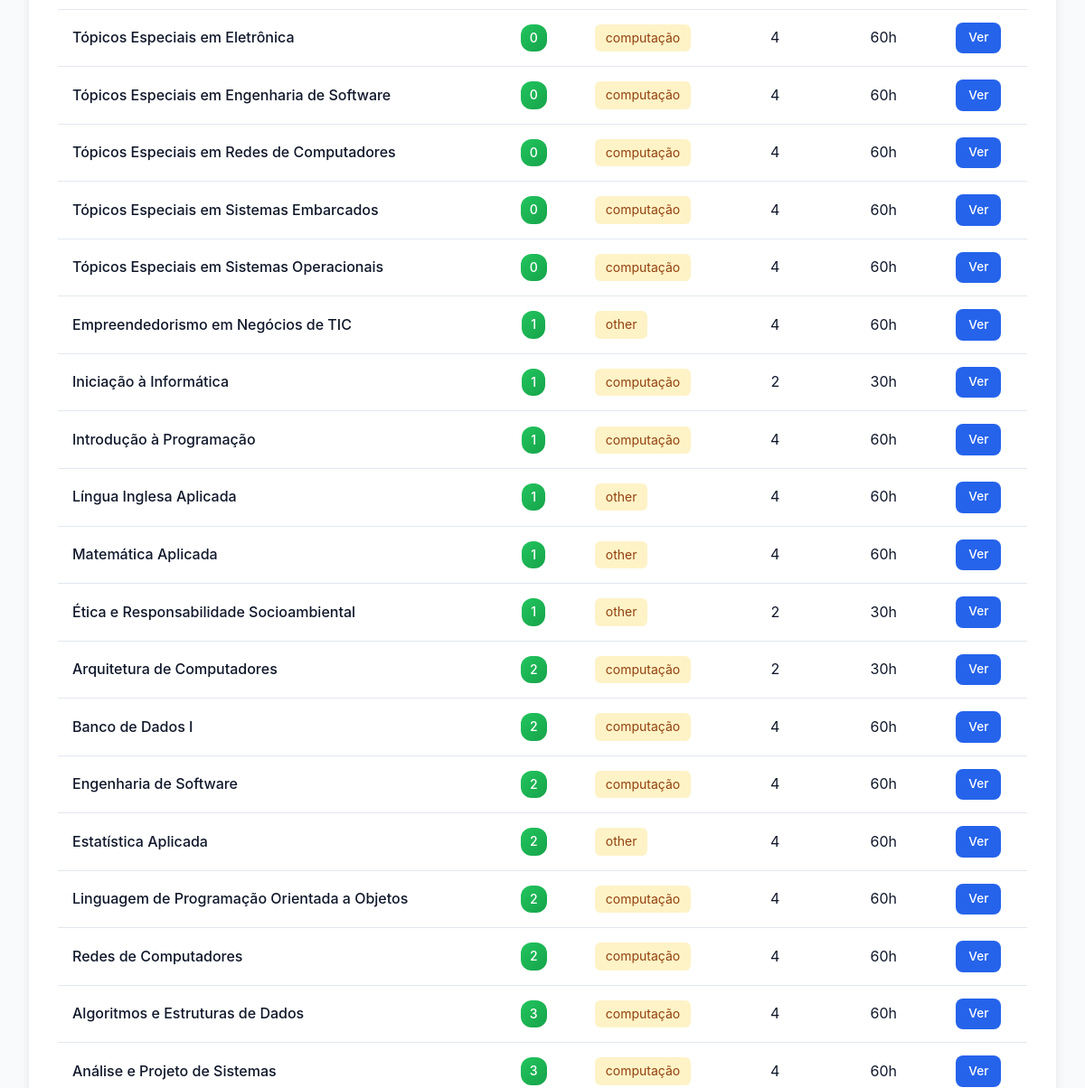
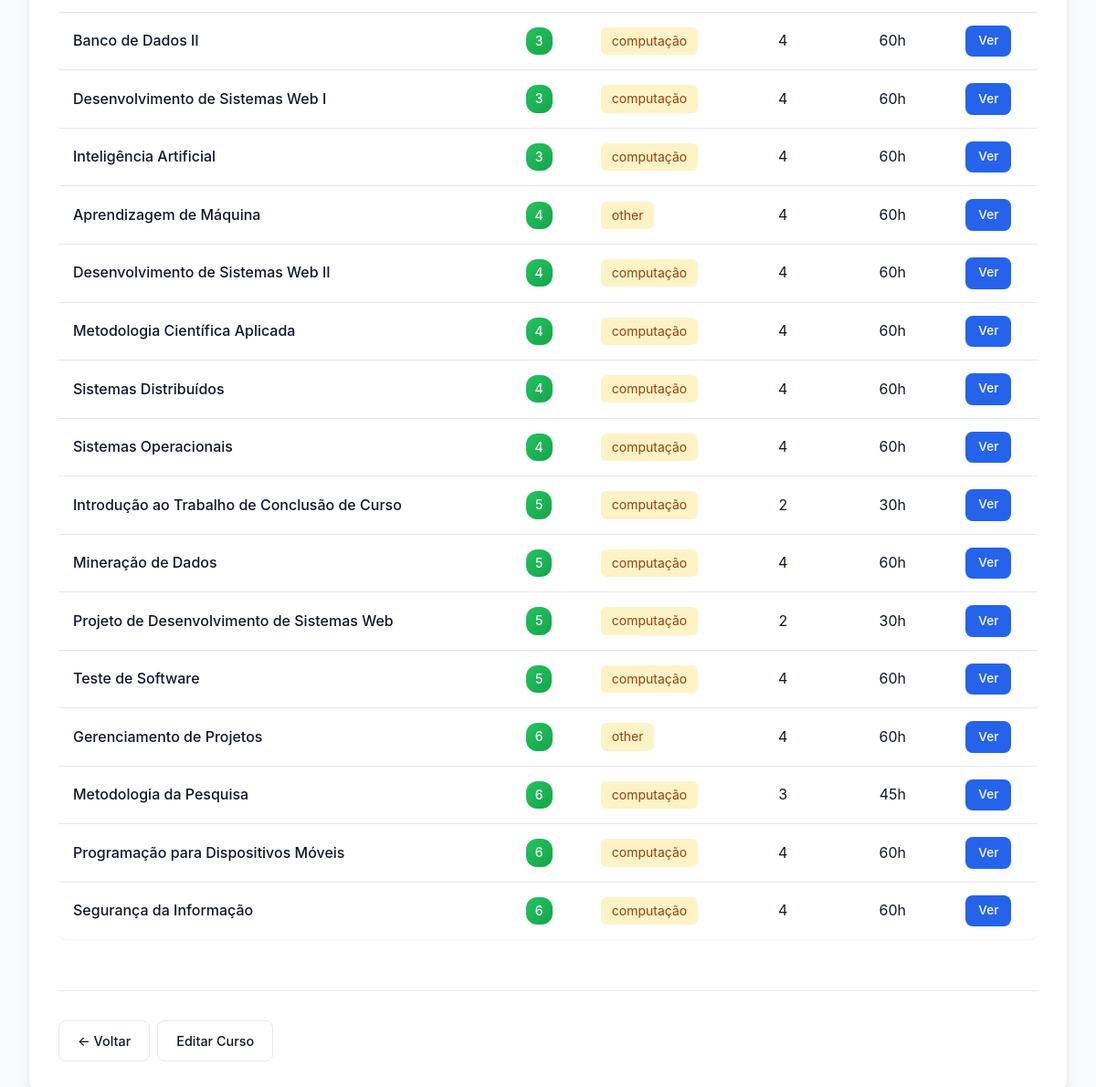
The page /courses/course/4/ (lower part) on the database as committed earlier (2 pictures, top to bottom).
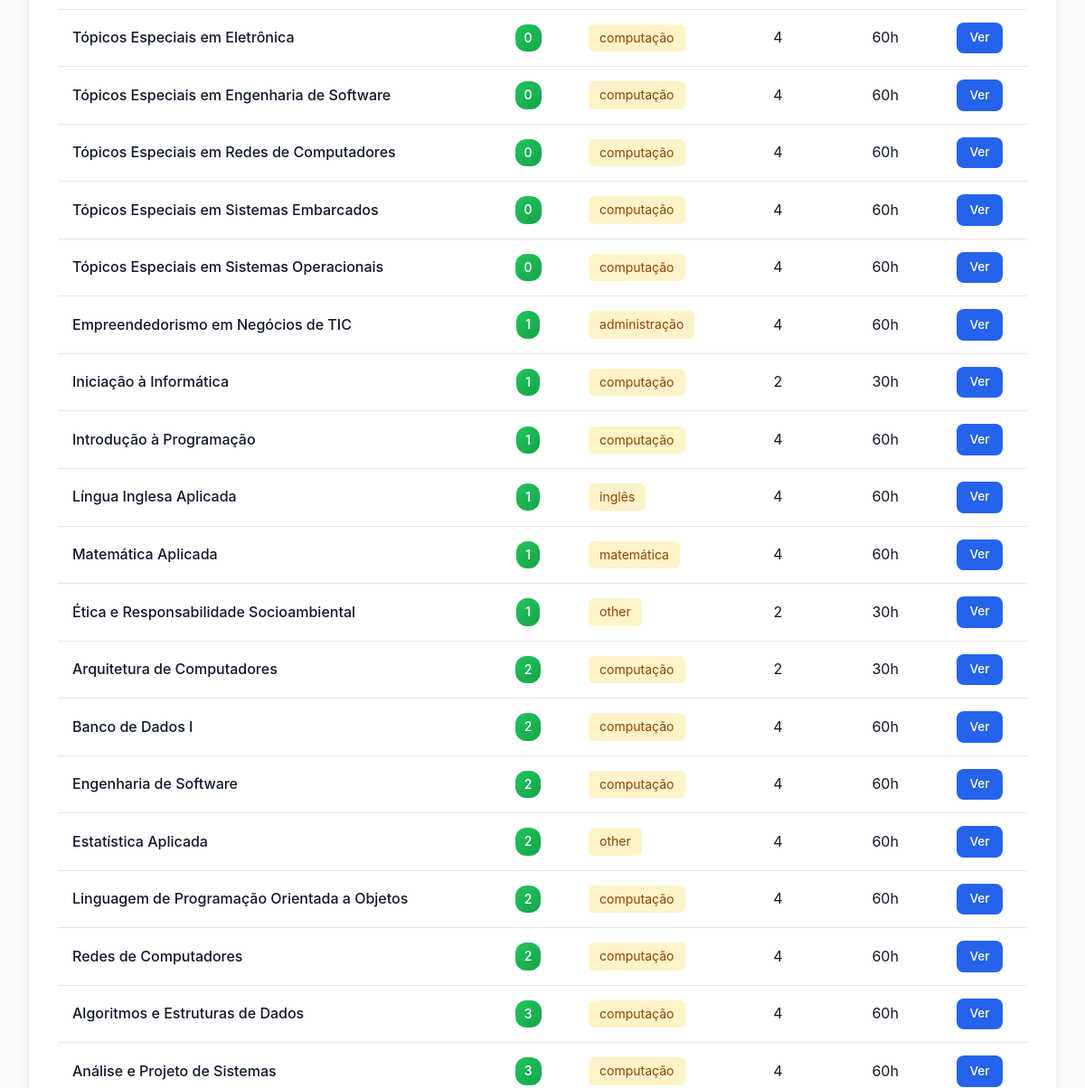
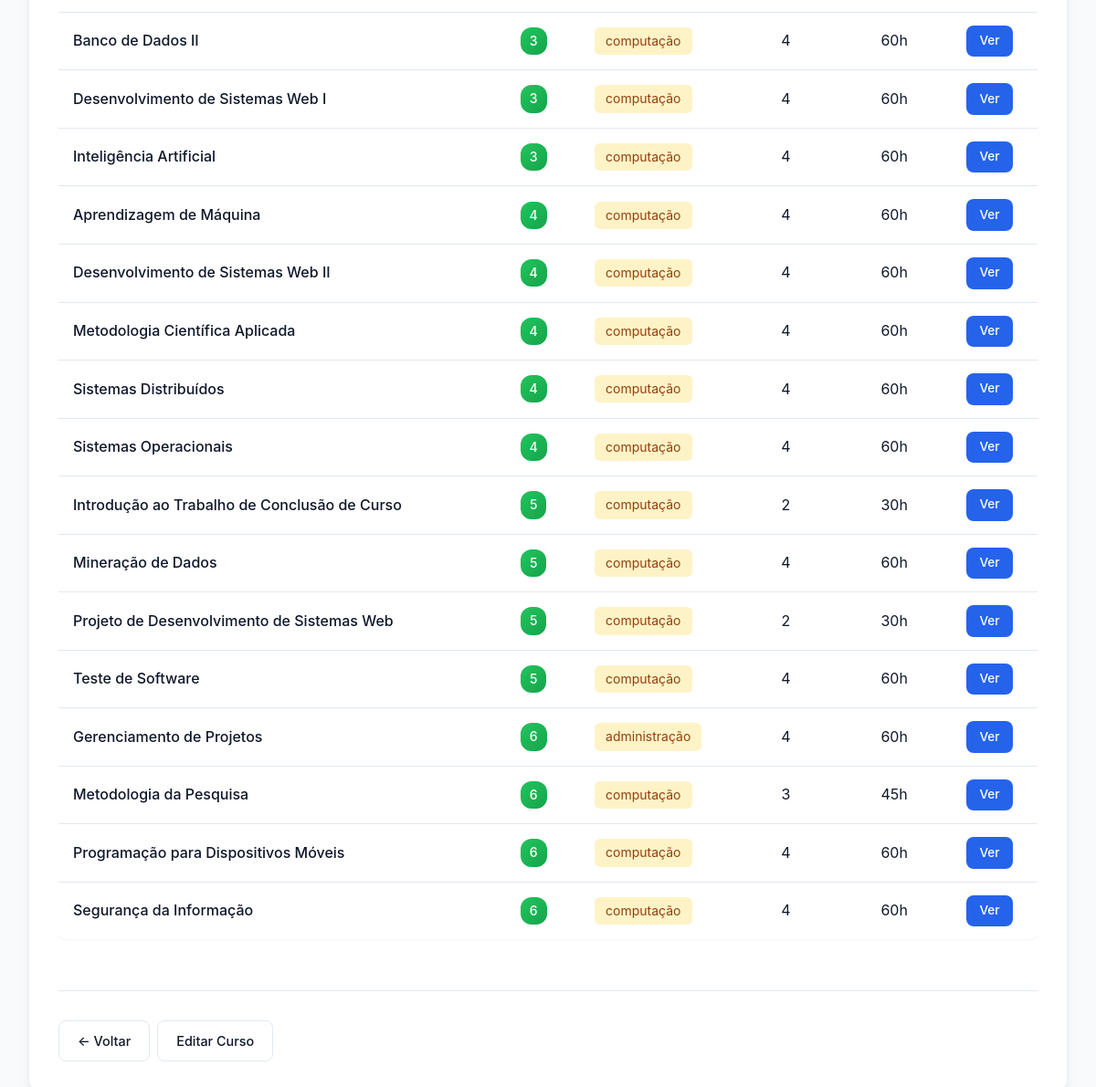
The same page on the database as committed later (2 pictures, top to bottom).
### courses/models.py (models this page shows, shortened)
class Discipline(models.Model):
    PERIOD_FIRST_SEMESTER = "1"
    PERIOD_SECOND_SEMESTER = "2"
    PERIOD_FIRST_YEAR = "year_1"
    PERIOD_SECOND_YEAR = "year_2"
    PERIOD_THIRD_YEAR = "year_3"
    PERIOD_FOURTH_YEAR = "year_4"
    PERIOD_FIFTH_YEAR = "year_5"
    SEMESTER_PERIODS = [
        (PERIOD_FIRST_SEMESTER, "1st Semester"),
        (PERIOD_SECOND_SEMESTER, "2nd Semester"),
    ]
    YEARLY_PERIODS = [
        (PERIOD_FIRST_YEAR, "1st Year"),
        (PERIOD_SECOND_YEAR, "2nd Year"),
        (PERIOD_THIRD_YEAR, "3rd Year"),
        (PERIOD_FOURTH_YEAR, "4th Year"),
        (PERIOD_FIFTH_YEAR, "5th Year"),
    ]
    course = models.ForeignKey(
        Course,
        on_delete=models.CASCADE,
        related_name="disciplines",
        verbose_name="Course",
    )
    name = models.CharField(max_length=200, verbose_name="Discipline Name")
    period = models.CharField(
        max_length=20,
        verbose_name="Period",
        help_text="Semester or year when the discipline is offered",
    )
    main_area = models.CharField(
        max_length=200,
        verbose_name="Main Area",
        help_text="Main knowledge area to be matched with professors",
    )
    description = models.TextField(
        blank=True,
        verbose_name="Discipline Description",
        help_text="Description of the discipline to be used for effort calculation",
    )
    credits = models.PositiveIntegerField(
        default=0, verbose_name="Credits", help_text="Number of credits"
    )
    ch_aula = models.PositiveIntegerField(
        default=0,
        verbose_name="CH Aula",
        help_text="Classroom hours (carga horária aula)",
    )
    ch_relogio = models.PositiveIntegerField(
        default=0,
        verbose_name="CH Relógio",
        help_text="Clock hours (carga horária relógio)",
    )
    pre_requisito = models.CharField(
        max_length=500,
        blank=True,
        verbose_name="Prerequisite",
        help_text="Prerequisite discipline(s)",
    )
    co_requisito = models.CharField(
        max_length=500,
        blank=True,
        verbose_name="Co-requisite",
        help_text="Co-requisite discipline(s)",
    )
    is_elective = models.BooleanField(
        default=False,
        verbose_name="Optativa",
        help_text="Indicates if the discipline is elective",
    )
    available_periods = models.CharField(
        max_length=50,
        blank=True,
        verbose_name="Available Periods",
        help_text="Periods when elective can be taken (e.g., '5,6' for periods 5 and 6)",
    )
    created_at = models.DateTimeField(auto_now_add=True)
    updated_at = models.DateTimeField(auto_now=True)
    class Meta:
        ordering = ["course", "period", "name"]
        verbose_name = "Discipline"
        verbose_name_plural = "Disciplines"

### courses/views.py (the view)
# urls.py: path('course/<int:pk>/', views.CourseDetailView.as_view(), name='course_detail'),
class CourseDetailView(DetailView):
    model = Course
    template_name = 'courses/course_detail.html'
    context_object_name = 'course'
    def get_context_data(self, **kwargs):
        context = super().get_context_data(**kwargs)
        context['disciplines'] = self.object.disciplines.all()
        return context

### courses/templates/courses/course_detail.html (shortened to what this page needs)
{% extends "courses/base.html" %}
{% block content %}
<div class="disciplines-section">
    {% if disciplines %}
        <div class="table-container">
            <table>
                <tbody>
                    {% for discipline in disciplines %}
                    <tr>
                        <td class="discipline-name">
                            <a href="{% url 'courses:discipline_detail' discipline.pk %}">{{ discipline.name }}</a>
                        </td>
                        <td class="text-center"><span class="period-badge">{{ discipline.period }}</span></td>
                        <td><span class="area-tag">{{ discipline.main_area }}</span></td>
                        <td class="text-center">{{ discipline.credits }}</td>
                        <td class="text-center">{{ discipline.ch_relogio }}h</td>
                        <td>
                            <a href="{% url 'courses:discipline_detail' discipline.pk %}" class="btn btn-primary btn-sm">Ver</a>
                        </td>
                    </tr>
                    {% endfor %}
                </tbody>
            </table>
        </div>
    {% else %}
        <div class="empty-state">
            <p>Nenhuma disciplina cadastrada neste curso.</p>
            <a href="/admin/courses/discipline/add/?course={{ course.pk }}" class="btn btn-primary">Adicionar Primeira Disciplina</a>
        </div>
    {% endif %}
</div>
<div class="action-buttons">
    <a href="{% url 'courses:course_list' %}" class="btn btn-secondary">← Voltar</a>
    <a href="/admin/courses/course/{{ course.pk }}/change/" class="btn btn-secondary">Editar Curso</a>
</div>
{% endblock %}

Rows that differ between the two databases and show on the page:
changed Discipline "Empreendedorismo em Negócios de TIC": main_area "other" → "administração"
changed Discipline "Língua Inglesa Aplicada": main_area "other" → "inglês"
changed Discipline "Matemática Aplicada": main_area "other" → "matemática"
changed Discipline "Aprendizagem de Máquina": main_area "other" → "computação"
changed Discipline "Gerenciamento de Projetos": main_area "other" → "administração"
